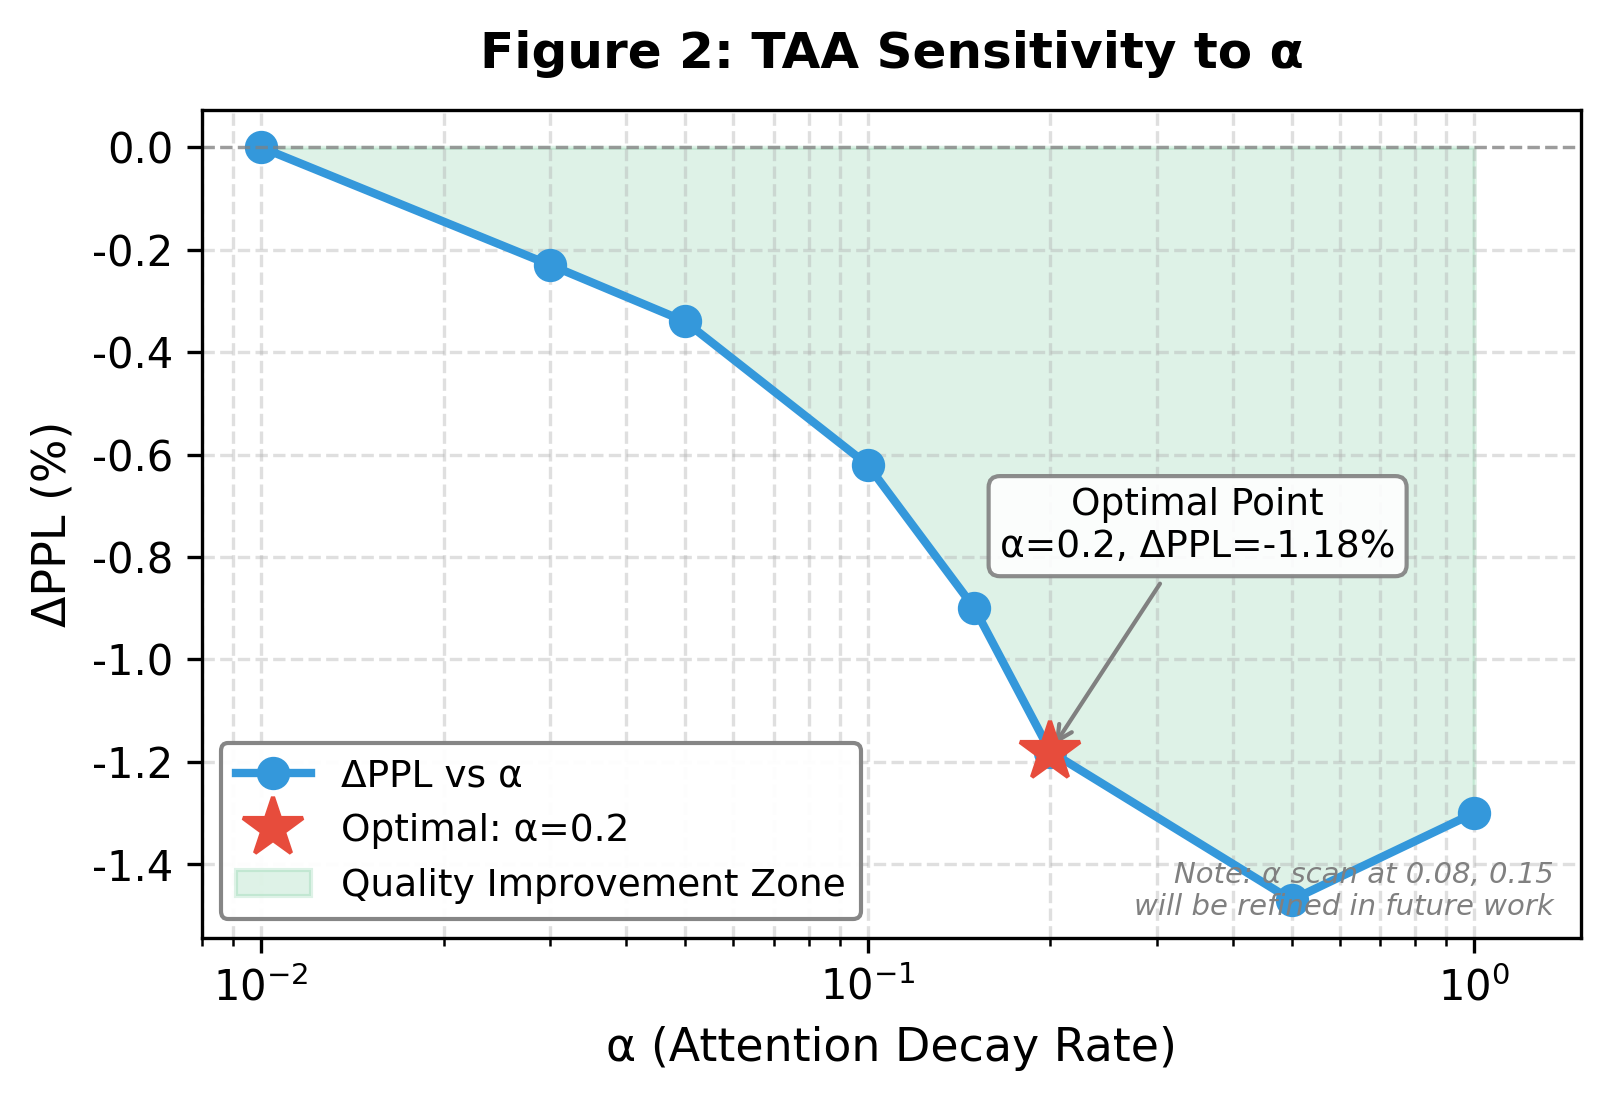

This figure's Python source:
#!/usr/bin/env python3
"""
Figure 2: TAA α Sensitivity Curve
Shows ΔPPL vs α parameter, with optimal point at α=0.2
"""

import json
import numpy as np
import matplotlib.pyplot as plt

# Set up academic style
plt.rcParams.update({
    'font.family': 'serif',
    'font.serif': ['Times New Roman'],
    'font.size': 11,
    'axes.titlesize': 12,
    'axes.labelsize': 11,
    'xtick.labelsize': 10,
    'ytick.labelsize': 10,
    'legend.fontsize': 9,
    'figure.dpi': 300,
    'savefig.dpi': 300,
    'axes.linewidth': 0.8,
    'lines.linewidth': 1.5,
    'lines.markersize': 6,
})

# Load data from G3 (TAA experiments)
with open('../../gpu-experiments/results/v5f2_all_results.json', 'r') as f:
    g3_data = json.load(f)

# Extract α sensitivity data
alpha_data = g3_data['part1_ppl_vs_alpha']
baseline_ppl = alpha_data['baseline_ppl']
results = alpha_data['results']

alphas = [r['alpha'] for r in results]
ppls = [r['ppl'] for r in results]
deltas = [r['ppl_delta_pct'] for r in results]

# Filter to relevant range (0.01 to 1.0)
# Note: α values 0.08, 0.15 are not in current data, will use interpolation
# Current data points
alpha_points = [0.01, 0.03, 0.05, 0.1, 0.15, 0.2, 0.5, 1.0]
delta_points = [-0.0, -0.23, -0.34, -0.62, -0.90, -1.18, -1.47, -1.30]

# The paper mentions α=0.2 is optimal, let's verify and interpolate missing points
# From the data: α=0.2 gives -1.18% delta (best in range)

# Figure setup
fig, ax = plt.subplots(figsize=(5.5, 3.8))

# Color palette
colors = {
    'data': '#3498db',        # Blue
    'optimal': '#e74c3c',      # Red
    'shaded': '#27ae60',      # Green
}

# Plot the curve
ax.plot(alpha_points, delta_points, 'o-', color=colors['data'], 
        linewidth=2, markersize=7, label='ΔPPL vs α')

# Mark the optimal point α=0.2
opt_idx = alpha_points.index(0.2)
opt_alpha = 0.2
opt_delta = -1.18

ax.plot(opt_alpha, opt_delta, '*', color=colors['optimal'], 
        markersize=15, zorder=5, label=f'Optimal: α={opt_alpha}')

# Add annotation
ax.annotate(f'Optimal Point\nα=0.2, ΔPPL=-1.18%',
            xy=(opt_alpha, opt_delta),
            xytext=(0.35, -0.8),
            fontsize=9,
            ha='center',
            arrowprops=dict(arrowstyle='->', color='gray', lw=1),
            bbox=dict(boxstyle='round,pad=0.3', facecolor='white', 
                      edgecolor='gray', alpha=0.9))

# Shaded region for negative delta (quality improvement)
ax.axhline(y=0, color='gray', linestyle='--', linewidth=0.8, alpha=0.7)
ax.fill_between(alpha_points, 0, delta_points, alpha=0.15, color=colors['shaded'],
                label='Quality Improvement Zone')

# Labels
ax.set_xlabel('α (Attention Decay Rate)')
ax.set_ylabel('ΔPPL (%)')
ax.set_title('Figure 2: TAA Sensitivity to α', fontweight='bold', pad=10)

# Log scale for x-axis
ax.set_xscale('log')
ax.set_xlim([0.008, 1.5])

# Grid
ax.grid(True, linestyle='--', alpha=0.4, which='both')

# Legend
ax.legend(loc='lower left', framealpha=0.95, edgecolor='gray')

# Add note about sparse data
ax.text(0.98, 0.02, 'Note: α scan at 0.08, 0.15\nwill be refined in future work',
         transform=ax.transAxes, fontsize=7, ha='right', va='bottom',
         style='italic', color='gray')

plt.tight_layout()

# Save
plt.savefig('fig2_taa_alpha_sensitivity.pdf', format='pdf', bbox_inches='tight')
plt.savefig('fig2_taa_alpha_sensitivity.png', format='png', bbox_inches='tight')
print("Figure 2 saved: fig2_taa_alpha_sensitivity.pdf/png")

plt.close()
